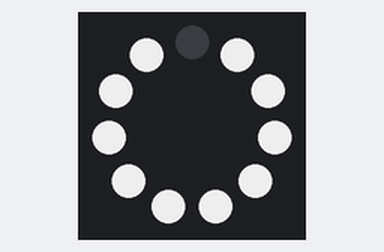
The sketch below on a simulated Arduino Uno, built with avr-gcc and run on an emulated ATmega328P. On the bench: 11 RGB LEDs in a ring, first at the top, clockwise. Random numbers use the default seed unless the sketch sets one.

Above: at 0.1 s.
At 60.15 s:
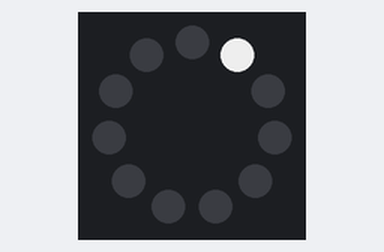
At 61.05 s:
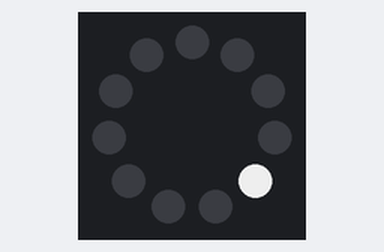
At 62.26 s:
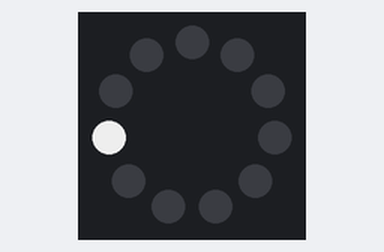
At 64.37 s:
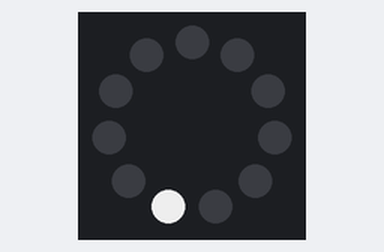
At 128.8 s:
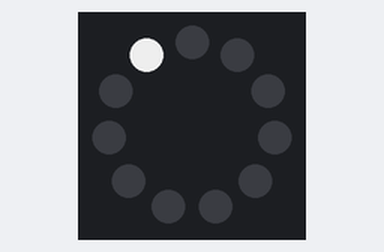

Measured:
- what the display in image 5 shows lasts 0.6 s, from 128.7 s to 129.3 s

The sketch:

Lightbar.ino
```cpp
#include <Adafruit_NeoPixel.h>

#define LEDRING 2

// 11 LED's in ring, eerste LED gebruik ik niet (eerste LED gaat vaak stuk)
Adafruit_NeoPixel Led(11, LEDRING, NEO_GRB + NEO_KHZ800);
void Knipper(bool);

void LoopLicht() {
 for(int i=1; i<11; i++) {
  Zwart();
  Led.setPixelColor(i,Led.Color(200,200,200));
  Led.show();
  delay(300);
 }
 for(int i=10; i>=1; i--) {
  Zwart();
  Led.setPixelColor(i,Led.Color(200,200,200));
  Led.show();
  delay(300);
 }
}

void setup() {
 Serial.begin(115200);
 Led.begin();
}

void loop() {
 Wit();
 delay(60000);
 LoopLicht();
 return;

 Tinkel();
 Knipper2();
 Looplicht2();
 Rainbow();
 Blue2();
 delay(10000);
 Zwart();
 Knipper(true);
 //Looplicht();
 Knipper(false);

 for(int i=1; i<11; i++) Led.setPixelColor(i,Led.Color(8,160,160));
 Led.show();
 delay(30000);
}

void Wit() {
 for(int i=1; i<11; i++) Led.setPixelColor(i,Led.Color(200,200,200));
 Led.show();
}

void Rainbow() {
 for(int i=1; i<11; i++) Led.setPixelColor(i,Led.Color(200,0,0)); // Groen
 Led.show();
 delay(6000);
 for(int i=1; i<11; i++) Led.setPixelColor(i,Led.Color(0,0,200)); // Blauw
 Led.show();
 delay(6000);
 for(int i=1; i<11; i++) Led.setPixelColor(i,Led.Color(0,200,0)); // Rood
 Led.show();
 delay(6000);
}

void Blue2() {
 Led.setPixelColor(1,Led.Color(168,160,16));
 Led.setPixelColor(3,Led.Color(168,160,16));
 Led.setPixelColor(5,Led.Color(168,160,16));
 Led.setPixelColor(7,Led.Color(168,160,16));
 Led.setPixelColor(9,Led.Color(168,160,16));
 Led.setPixelColor(11,Led.Color(168,160,16));

 Led.setPixelColor(2,Led.Color(16,160,160));
 Led.setPixelColor(4,Led.Color(16,160,160));
 Led.setPixelColor(5,Led.Color(16,160,160));
 Led.setPixelColor(8,Led.Color(16,160,160));
 Led.setPixelColor(10,Led.Color(16,160,160));
 Led.show();
}

void Tinkel() {
 for(int k=0; k<20; k++) {
  for(int j=0; j<4; j++) {
   bool b=random(10)<5;
   for(int i=1; i<11; i++) Led.setPixelColor(i,b?Led.Color(0,150,150):Led.Color(0,0,0));
   Led.show();
   delay(80);
  }
 }
}

void Knipper2() {
 int t=random(300)+100;
 for(int k=0; k<4; k++) {
  for(int j=0; j<4; j++) {
   for(int i=1; i<11; i++)  Zwart();
   Led.show();
   delay(t);
   for(int i=1; i<11; i++) Led.setPixelColor(i,Led.Color(0,0,220));
   Led.show();
   delay(t);
  }
 }
}

void Knipper(bool rood) {
int t=random(400)+100;
 for(int j=0; j<4; j++) {
  for(int i=1; i<11; i++)  Zwart();
  Led.show();
  delay(t);
  for(int i=1; i<11; i++) Led.setPixelColor(i,rood?Led.Color(0,200,0):Led.Color(0,0,220));
  Led.show();
  delay(t);
 }
}

void Zwart() {
 for(int i=0; i<11; i++) Led.setPixelColor(i,Led.Color(0,0,0));
 Led.show();
}

void Looplicht2() {
 for(int i=1; i<11; i++) {
  Zwart();
  Led.setPixelColor(i,Led.Color(0,220,0));
  Led.show();
  delay(300);
 }
 for(int i=10; i>=1; i--) {
  Zwart();
  Led.setPixelColor(i,Led.Color(0,220,0));
  Led.show();
  delay(300);
 }
}
```
